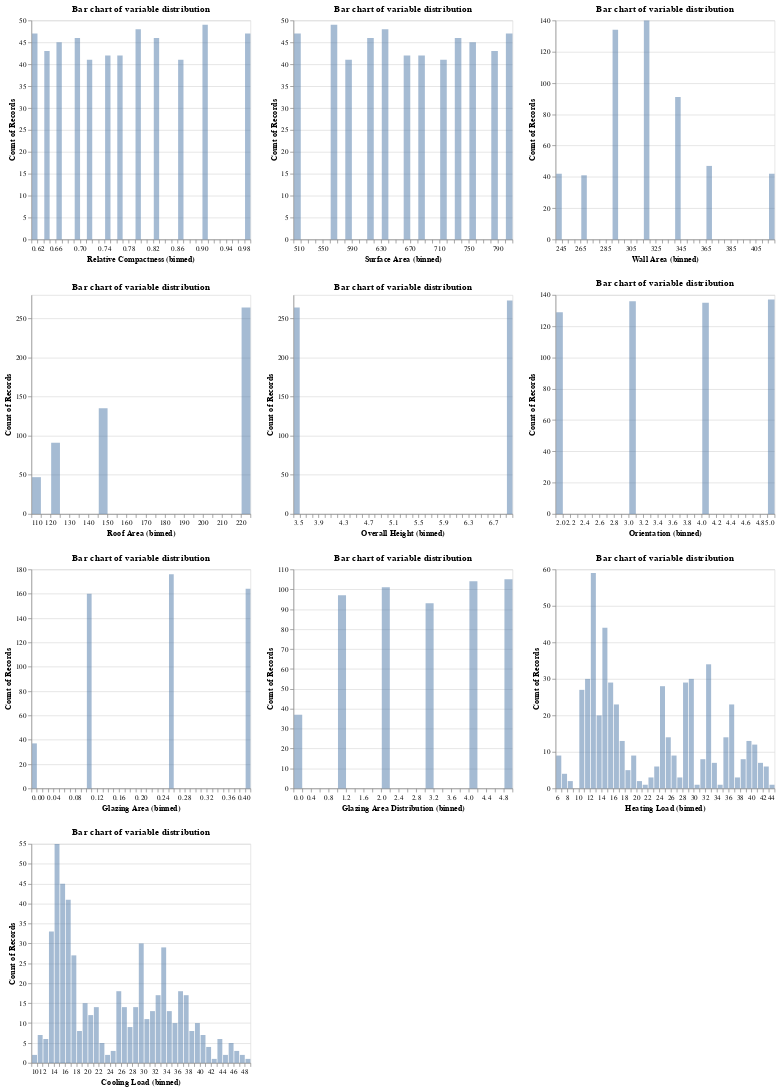

Notebook cell for this chart:
### Code cell
# check the distribution of all variables
column_list = train_df.columns.tolist()
feats = ['Relative Compactness', 'Surface Area', 'Wall Area', 'Roof Area', 'Overall Height', 'Orientation', 'Glazing Area', 'Glazing Area Distribution']

distri = alt.Chart(train_df, 
                         title = 'Bar chart of variable distribution'
                        ).mark_bar(opacity = 0.5).encode(
    alt.X (alt.repeat(),
           type = 'quantitative',
          bin = alt.Bin(maxbins = 45)),
    alt.Y('count()', stack = None),
    tooltip = 'count()'
    ).properties(width = 300,
            height = 300).repeat(
    repeat = column_list,
    columns = 3)
distri

### Figure 1 — Vega-Lite specification as saved in the notebook (floating-point values rounded to 4 significant figures; data arrays with more than 128 entries replaced by an {"elided": "..."} marker saying what was removed)
{"$schema": "https://vega.github.io/schema/vega-lite/v4.17.0.json", "columns": 3, "config": {"view": {"continuousHeight": 300, "continuousWidth": 400}}, "datasets": {"data-6f853e7087029a474ca9fa67d7e519bb": {"elided": "537 records"}}, "repeat": ["Relative Compactness", "Surface Area", "Wall Area", "Roof Area", "Overall Height", "Orientation", "Glazing Area", "Glazing Area Distribution", "Heating Load", "Cooling Load"], "spec": {"data": {"name": "data-6f853e7087029a474ca9fa67d7e519bb"}, "encoding": {"tooltip": {"aggregate": "count", "type": "quantitative"}, "x": {"bin": {"maxbins": 45}, "field": {"repeat": "repeat"}, "type": "quantitative"}, "y": {"aggregate": "count", "stack": null, "type": "quantitative"}}, "height": 300, "mark": {"opacity": 0.5, "type": "bar"}, "title": "Bar chart of variable distribution", "width": 300}}
